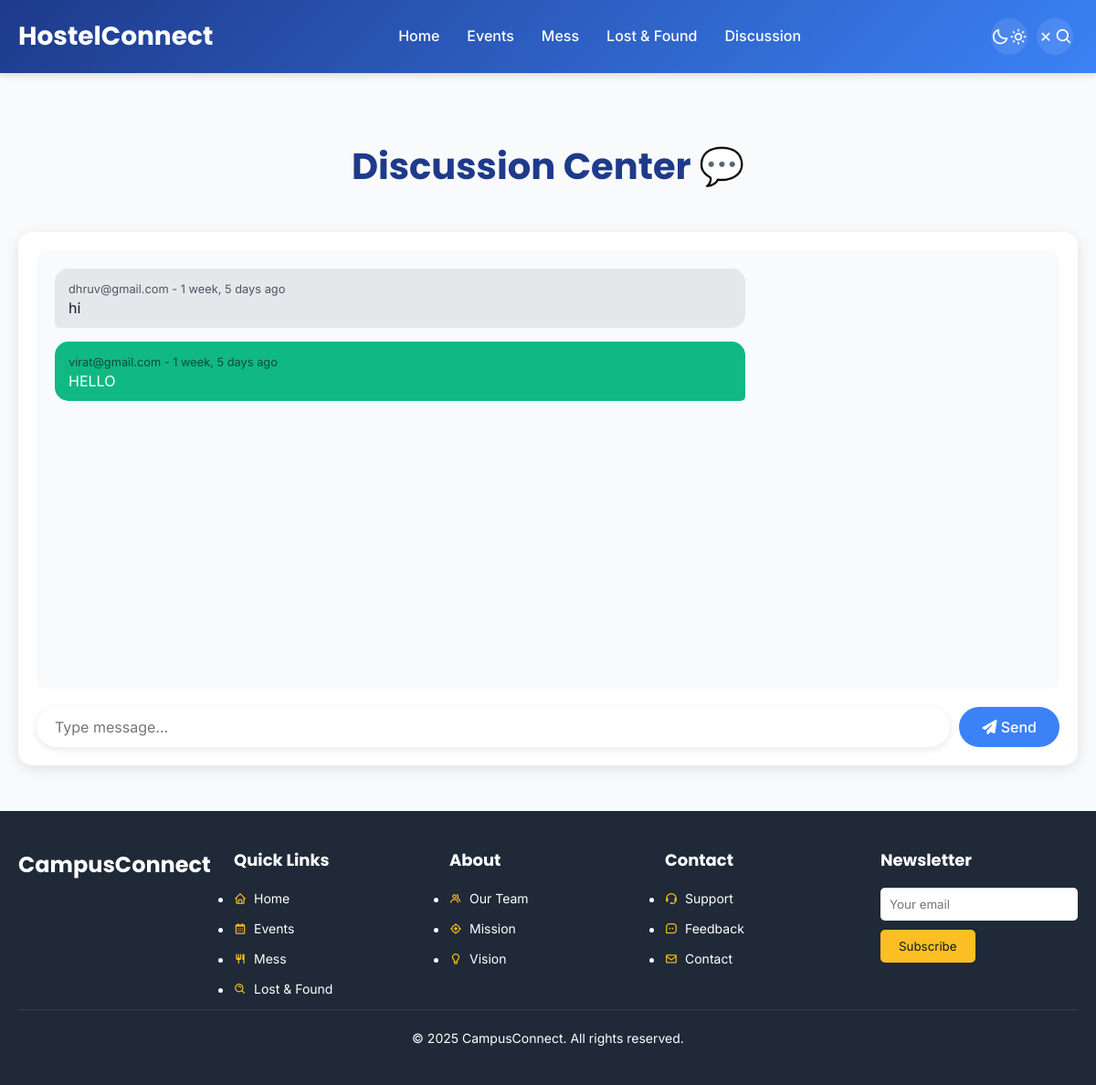
The app's page /app2/discussion/ (signed in), older data.
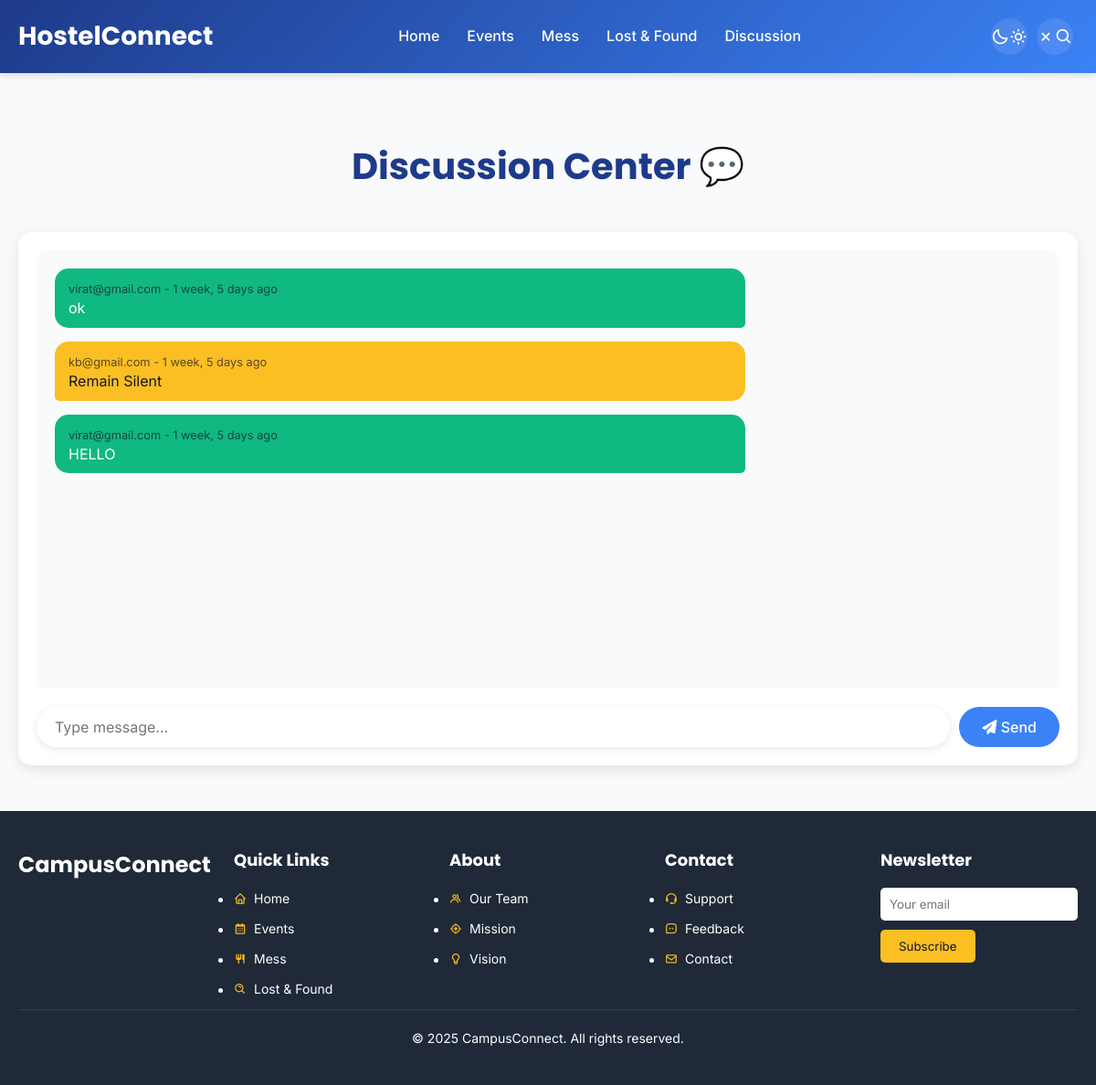
The same page, newer data.
### app2/models.py (models this page shows, shortened)
class DiscussionMessage(models.Model):
    user = models.ForeignKey('Hostels.CustomUser', on_delete=models.CASCADE)
    message = models.TextField()
    timestamp = models.DateTimeField(auto_now_add=True)
    is_notification = models.BooleanField(default=False)
    class Meta:
        ordering = ['-timestamp']

### Hostels/models.py (models this page shows, shortened)
class CustomUser(AbstractUser):
    username = None  # Remove username field
    email = models.EmailField(unique=True)
    roll_number = models.CharField(max_length=20, blank=True, null=True,unique=True)  # Optional field
    USERNAME_FIELD = 'email'
    REQUIRED_FIELDS = ['first_name', 'last_name']  # roll_number is optional
    objects = CustomUserManager()

### app2/views.py (the view, shortened to what this page needs)
# urls.py: path('discussion/', views.discussion_center, name='discussion_center'),
@login_required
def discussion_center(request):
    messages = DiscussionMessage.objects.all().order_by('-timestamp')[:50]
    return render(request, 'discussion.html', {
        'chat_messages': messages,
        'form': DiscussionForm(user=request.user)
    })

### app2/forms.py
class DiscussionForm(forms.ModelForm):
    class Meta:
        model = DiscussionMessage
        fields = ['message', 'is_notification']
        widgets = {
            'message': forms.TextInput(attrs={
                'placeholder': 'Type message...',
                'class': 'form-control'
            }),
            'is_notification': forms.CheckboxInput(attrs={
                'class': 'form-check-input'
            })
        }
    def __init__(self, *args, **kwargs):
        user = kwargs.pop('user', None)
        super().__init__(*args, **kwargs)
        if not user or not user.is_staff:
            del self.fields['is_notification']

### app2/templates/discussion.html (shortened to what this page needs)
{% extends 'base.html' %}
{% block content %}
<div class="container fade-in">
  <h2>Discussion Center 💬</h2>
  <div class="chat-interface">
    <div class="chat-messages card mb-3">
      {% for msg in chat_messages %}
      <div class="message {% if msg.user == request.user %}text-end{% else %}text-start{% endif %} p-2">
        <div class="bubble {% if msg.is_notification %}bg-warning{% endif %}">
          <small>{{ msg.user.email }} - {{ msg.timestamp|timesince }} ago</small><br>
          {{ msg.message }}
        </div>
      </div>
      {% endfor %}
    </div>
    <form method="POST" class="chat-form">
      <div class="input-group">
        {{ form.message }}
        <button type="submit" class="btn"><i class="fas fa-paper-plane"></i> Send</button>
      </div>
    </form>
  </div>
</div>
{% endblock %}

### app2/templates/base.html (shortened to what this page needs)
<!DOCTYPE html>
<html lang="en">
<head>
  <link href='https://unpkg.com/boxicons@2.1.4/css/boxicons.min.css' rel='stylesheet'>
  <link rel="stylesheet" href="https://cdnjs.cloudflare.com/ajax/libs/font-awesome/6.4.0/css/all.min.css">
</head>
<body>
  <nav>
    <div class="nav-bar">
      <span class="logo navLogo"><a href="#">HostelConnect</a></span>
      <div class="menu">
        <ul class="nav-links">
          <li><a href="{% url 'app2index' %}">Home</a></li>
          <li><a href="{% url 'events' %}">Events</a></li>
          <li><a href="{% url 'mess' %}">Mess</a></li>
          <li><a href="{% url 'lost_and_found_dashboard' %}">Lost & Found</a></li>
          <li><a href="{% url 'discussion_center' %}">Discussion</a></li>
        </ul>
      </div>
      <div class="darkLight-searchBox">
        <div class="dark-light">
          <i class='bx bx-moon moon'></i>
          <i class='bx bx-sun sun'></i>
        </div>
        <div class="searchBox">
          <div class="searchToggle">
            <i class='bx bx-x cancel'></i>
            <i class='bx bx-search search'></i>
          </div>
        </div>
      </div>
    </div>
  </nav>
  <div style="padding-top: 100px;">
    {% block content %}
    {% endblock %}
  </div>
  <footer class="gnav-footer">
    <div class="gnav-footer-row">
      <div class="gnav-footer-brand fade-in">CampusConnect</div>
      <div class="gnav-footer-col fade-in">
        <h4>Quick Links</h4>
        <ul>
          <li><a href="#"><i class='bx bx-home'></i> Home</a></li>
          <li><a href="#"><i class='bx bx-calendar'></i> Events</a></li>
          <li><a href="#"><i class='bx bx-restaurant'></i> Mess</a></li>
          <li><a href="#"><i class='bx bx-search-alt'></i> Lost & Found</a></li>
        </ul>
      </div>
      <div class="gnav-footer-col fade-in">
        <h4>About</h4>
        <ul>
          <li><a href="#"><i class='bx bx-group'></i> Our Team</a></li>
          <li><a href="#"><i class='bx bx-target-lock'></i> Mission</a></li>
          <li><a href="#"><i class='bx bx-bulb'></i> Vision</a></li>
        </ul>
      </div>
      <div class="gnav-footer-col fade-in">
        <h4>Contact</h4>
        <ul>
          <li><a href="#"><i class='bx bx-support'></i> Support</a></li>
          <li><a href="#"><i class='bx bx-message-square-dots'></i> Feedback</a></li>
          <li><a href="#"><i class='bx bx-envelope'></i> Contact</a></li>
        </ul>
      </div>
      <div class="gnav-footer-col fade-in">
        <h4>Newsletter</h4>
        <form>
          <input type="email" placeholder="Your email" style="padding: 10px; width: 100%; border-radius: 5px; border: none; margin-bottom: 10px;">
          <button type="submit" style="padding: 10px 20px; background: var(--accent); border: none; border-radius: 5px; color: var(--text); cursor: pointer;">Subscribe</button>
        </form>
      </div>
    </div>
    <div class="gnav-footer-row gnav-footer-bottom fade-in">
      <p>&copy; 2025 CampusConnect. All rights reserved.</p>
    </div>
  </footer>
</body>
</html>

### app2/templates/base.html (style rules this page uses)
:root { --primary: #1E3A8A; --secondary: #3B82F6; --background: #F9FAFB; --dark-bg: #1F2937; --text: #111827; --text-light: #FFFFFF; --accent: #FBBF24; }
* { margin: 0; padding: 0; box-sizing: border-box; font-family: 'Inter', sans-serif; transition: all 0.3s ease; }
body { background-color: var(--background); color: var(--text); line-height: 1.6; }
nav { position: fixed; top: 0; left: 0; width: 100%; height: 80px; background: linear-gradient(135deg, var(--primary), var(--secondary)); box-shadow: 0 4px 6px rgba(0, 0, 0, 0.1); z-index: 1000; }
.nav-bar { max-width: 1200px; margin: 0 auto; height: 100%; display: flex; align-items: center; justify-content: space-between; padding: 0 20px; }
.nav-bar .logo a { font-family: 'Poppins', sans-serif; font-size: 28px; font-weight: 700; color: var(--text-light); text-decoration: none; }
.nav-links { display: flex; align-items: center; }
.nav-links li { list-style: none; margin: 0 15px; }
.nav-links li a { font-size: 16px; font-weight: 500; color: var(--text-light); text-decoration: none; position: relative; padding-bottom: 5px; }
.nav-links li a::after { content: ''; position: absolute; width: 0; height: 2px; bottom: 0; left: 0; background-color: var(--accent); transition: width 0.3s ease; }
.darkLight-searchBox { display: flex; align-items: center; }
.dark-light, .searchToggle { width: 40px; height: 40px; display: flex; align-items: center; justify-content: center; cursor: pointer; border-radius: 50%; background: rgba(255, 255, 255, 0.1); margin: 0 5px; }
.dark-light i, .searchToggle i { color: var(--text-light); font-size: 20px; }
.gnav-footer { background: var(--dark-bg); color: var(--text-light); padding: 40px 20px; font-family: 'Inter', sans-serif; }
.gnav-footer-row { max-width: 1200px; margin: 0 auto; display: grid; grid-template-columns: repeat(auto-fit, minmax(200px, 1fr)); gap: 20px; }
.gnav-footer-brand { font-family: 'Poppins', sans-serif; font-size: 24px; font-weight: 700; }
.gnav-footer-col h4 { font-family: 'Poppins', sans-serif; font-size: 18px; margin-bottom: 15px; }
.gnav-footer-col ul li { margin-bottom: 10px; }
.gnav-footer-col ul li a { color: var(--text-light); text-decoration: none; font-size: 14px; display: flex; align-items: center; gap: 8px; }
.gnav-footer-col ul li a i { color: var(--accent); }
.gnav-footer-bottom { text-align: center; padding-top: 20px; border-top: 1px solid rgba(255, 255, 255, 0.1); font-size: 14px; }
.fade-in { animation: fadeIn 0.6s ease-out forwards; }

### app2/templates/discussion.html (style rules this page uses)
:root { --primary: #1E3A8A; --secondary: #3B82F6; --accent: #FBBF24; --background: #F9FAFB; --text: #111827; --text-light: #FFFFFF; }
.container { max-width: 1200px; margin: 50px auto; padding: 0 20px; font-family: 'Inter', sans-serif; color: var(--text); }
h2 { font-family: 'Poppins', sans-serif; font-size: 2.5rem; color: var(--primary); text-align: center; margin-bottom: 40px; }
.chat-interface { background: var(--text-light); border-radius: 15px; box-shadow: 0 4px 15px rgba(0, 0, 0, 0.1); padding: 20px; }
.chat-messages { height: 60vh; overflow-y: auto; padding: 20px; background: #F8FAFC; border-radius: 10px; margin-bottom: 20px; }
.message { margin-bottom: 15px; display: flex; flex-direction: column; }
.message .bubble { display: inline-block; padding: 10px 15px; border-radius: 15px; max-width: 70%; font-size: 1rem; line-height: 1.4; }
.message.text-end .bubble { background: #10B981; color: var(--text-light); border-bottom-right-radius: 5px; }
.message:not(.text-end) .bubble { background: #E5E7EB; color: var(--text); border-bottom-left-radius: 5px; }
.message .bubble.bg-warning { background: var(--accent); color: var(--text); }
.message small { font-size: 0.8rem; color: var(--text); opacity: 0.7; margin-bottom: 5px; }
.chat-form .input-group { display: flex; gap: 10px; }
.chat-form input { flex: 1; padding: 12px 20px; border: none; border-radius: 50px; background: var(--text-light); box-shadow: 0 2px 8px rgba(0, 0, 0, 0.1); font-size: 1rem; }
.chat-form button { padding: 12px 25px; background: var(--secondary); border: none; border-radius: 50px; color: var(--text-light); font-size: 1rem; font-weight: 500; transition: transform 0.3s ease, box-shadow 0.3s ease; }
.fade-in { animation: fadeIn 0.6s ease-out; }

Row changes from the older to the newer data that the page shows:
removed DiscussionMessage: user.email "dhruv@gmail.com", timestamp "1 week, 5 days", message "hi"
added DiscussionMessage: user.email "virat@gmail.com", timestamp "1 week, 5 days", message "ok"
added DiscussionMessage: user.email "kb@gmail.com", timestamp "1 week, 5 days", message "Remain Silent"
